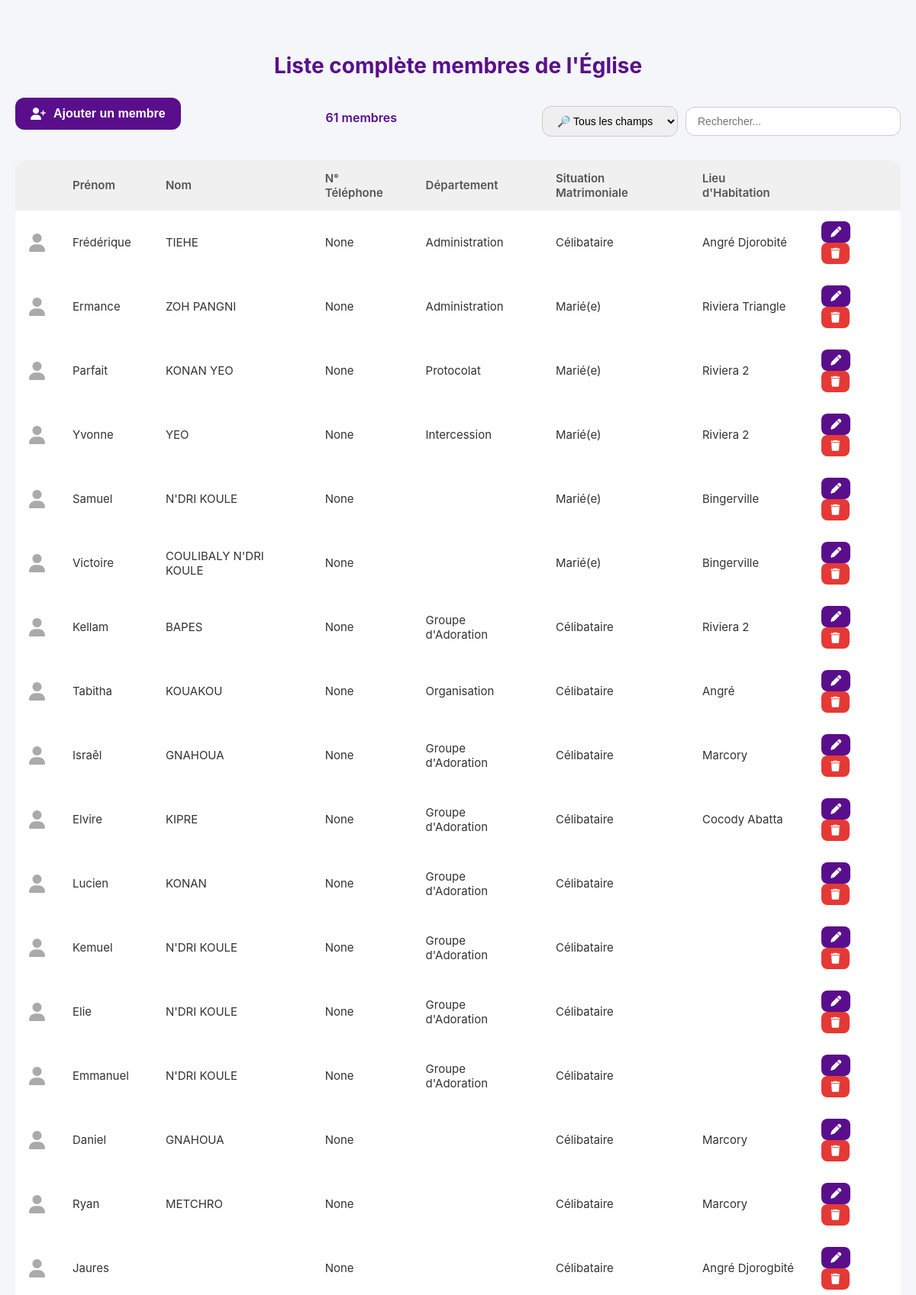
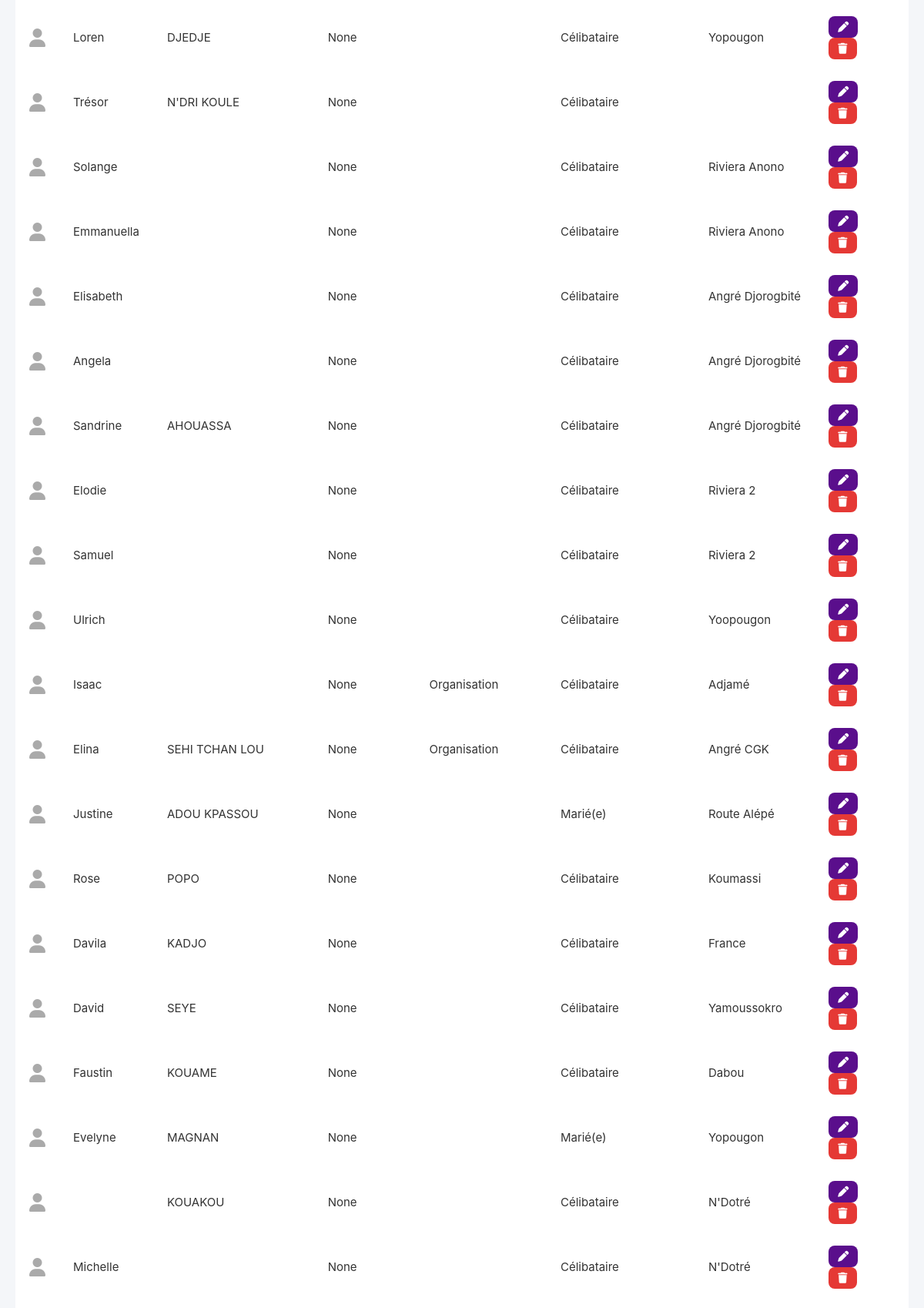
Screenshot of /full_members_list (signed in, upper part) with the database file from the repository (2 pictures, top to bottom).
### models.py (models this page shows)
class Member(db.Model):
    id = db.Column(db.Integer, primary_key=True)
    first_name = db.Column(db.String(100), nullable=False)
    last_name = db.Column(db.String(100), nullable=False)
    phone = db.Column(db.String(20))
    place = db.Column(db.String(100))
    department = db.Column(db.String(100))
    marital_status = db.Column(db.String(50))

### app.py (the view)
@app.route("/full_members_list")
@login_required
def full_members_list():
    members = Member.query.all()
    return render_template("full_members_list.html",members=members)

### app.py (called while the page is built)
@login_manager.user_loader
def load_user(user_id):
    return User.query.get(int(user_id))

### templates/full_members_list.html (shortened to what this page needs)
<!DOCTYPE html>
<html lang="fr">
<head>
  <link rel="stylesheet" href="https://cdnjs.cloudflare.com/ajax/libs/font-awesome/6.5.2/css/all.min.css">
</head>
<body>
  <div class="container">
    <h1>Liste complète membres de l'Église</h1>
<div style="display: flex; justify-content: space-between; align-items: center; margin-bottom: 20px; flex-wrap: wrap; gap: 10px;">
  <button id="openModal" class="btn-add">
    <i class="fa-solid fa-user-plus"></i> Ajouter un membre
  </button>
<div id="memberCount" style="text-align: right; margin-bottom: 10px; font-weight: 600; color: #5a0e8c;">
</div>
  <div style="display: flex; gap: 10px; align-items: center;">
    <select id="searchCategory" style="padding: 10px 15px; border-radius: 12px; border: 1px solid #ccc; font-size: 14px;">
      <option value="all">🔎 Tous les champs</option>
    </select>
    <input type="text" id="searchInput" placeholder="Rechercher..."
           style="padding: 10px 15px; border-radius: 12px; border: 1px solid #ccc; font-size: 14px; width: 250px;">
  </div>
</div>
    <div class="table-responsive">
      <table>
        <thead>
          <tr>
            <th></th>
            <th>Prénom</th>
            <th>Nom</th>
            <th>N° Téléphone</th>
            <th>Département</th>
            <th>Situation Matrimoniale</th>
            <th>Lieu d'Habitation</th>
            <th></th>
          </tr>
        </thead>
        <tbody id="membersTable">
          {% for m in members %}
          <tr>
            <td><i class="fa-solid fa-user"></i></td>
            <td>{{ m.first_name }}</td>
            <td>{{ m.last_name }}</td>
            <td>{{ m.phone }}</td>
            <td>{{ m.department }}</td>
            <td>{{ m.marital_status }}</td>
            <td>{{ m.place }}</td>
            <td>
              <button class="btn btn-primary edit-btn"
                      data-id="{{ m.id }}"
                      data-first="{{ m.first_name }}"
                      data-last="{{ m.last_name }}"
                      data-phone="{{ m.phone }}"
                      data-place="{{ m.place }}"
                      data-department="{{ m.department }}"
                      data-status="{{ m.marital_status }}">
                <i class="fa-solid fa-pen"></i>
              </button>
              <button class="btn btn-danger delete-btn" data-id="{{ m.id }}">
                <i class="fa-solid fa-trash"></i>
              </button>
            </td>
          </tr>
          {% endfor %}
        </tbody>
      </table>
    </div>
  </div>
</body>
</html>

### templates/full_members_list.html (style rules this page uses)
body { font-family: 'Inter', Arial, sans-serif; background: #f4f6f9; margin: 0; padding: 0; color: #333; }
.container { max-width: 1200px; margin: 30px auto; padding: 20px; }
h1 { text-align: center; color: #5a0e8c; font-weight: 700; font-size: 28px; margin-bottom: 25px; }
.btn-add { background: #5a0e8c; color: #fff; border: none; padding: 12px 20px; border-radius: 12px; font-size: 16px; font-weight: 600; cursor: pointer; display: inline-flex; align-items: center; gap: 10px; transition: all 0.3s ease; margin-bottom: 20px; }
.table-responsive { overflow-x: auto; }
table { width: 100%; border-collapse: separate; border-spacing: 0; background: #fff; border-radius: 15px; overflow: hidden; box-shadow: 0 8px 20px rgba(0,0,0,0.08); }
th, td { padding: 14px 18px; text-align: left; font-size: 15px; }
th { background: #f0f0f0; font-weight: 600; color: #555; }
td i.fa-user { font-size: 24px; color: #aaa; display: flex; justify-content: center; align-items: center; }
.btn { border: none; padding: 6px 12px; border-radius: 8px; cursor: pointer; font-size: 14px; transition: all 0.3s ease; }
.btn-primary { background: #5a0e8c; color: #fff; }
.btn-danger { background: #e53935; color: #fff; }
td .btn { display: inline-block; margin-right: 6px; vertical-align: middle; }

### rows the page displays
Member: first_name "Frédérique", last_name "TIEHE", phone "None", department "Administration", marital_status "Célibataire", place "Angré Djorobité"
Member: first_name "Ermance", last_name "ZOH PANGNI", phone "None", department "Administration", marital_status "Marié(e)", place "Riviera Triangle"
Member: first_name "Parfait", last_name "KONAN YEO", phone "None", department "Protocolat", marital_status "Marié(e)", place "Riviera 2"
Member: first_name "Yvonne", last_name "YEO", phone "None", department "Intercession", marital_status "Marié(e)", place "Riviera 2"
Member: first_name "Samuel", last_name "N'DRI KOULE", phone "None", marital_status "Marié(e)", place "Bingerville"
Member: first_name "Victoire", last_name "COULIBALY N'DRI KOULE", phone "None", marital_status "Marié(e)", place "Bingerville"
Member: first_name "Kellam", last_name "BAPES", phone "None", department "Groupe d'Adoration", marital_status "Célibataire", place "Riviera 2"
Member: first_name "Tabitha", last_name "KOUAKOU", phone "None", department "Organisation", marital_status "Célibataire", place "Angré"
Member: first_name "Israêl", last_name "GNAHOUA", phone "None", department "Groupe d'Adoration", marital_status "Célibataire", place "Marcory"
Member: first_name "Elvire", last_name "KIPRE", phone "None", department "Groupe d'Adoration", marital_status "Célibataire", place "Cocody Abatta"
Member: first_name "Lucien", last_name "KONAN", phone "None", department "Groupe d'Adoration", marital_status "Célibataire"
Member: first_name "Kemuel", last_name "N'DRI KOULE", phone "None", department "Groupe d'Adoration", marital_status "Célibataire"
Member: first_name "Elie", last_name "N'DRI KOULE", phone "None", department "Groupe d'Adoration", marital_status "Célibataire"
Member: first_name "Emmanuel", last_name "N'DRI KOULE", phone "None", department "Groupe d'Adoration", marital_status "Célibataire"
Member: first_name "Daniel", last_name "GNAHOUA", phone "None", marital_status "Célibataire", place "Marcory"
Member: first_name "Ryan", last_name "METCHRO", phone "None", marital_status "Célibataire", place "Marcory"
Member: first_name "Jaures", phone "None", marital_status "Célibataire", place "Angré Djorogbité"
Member: first_name "Loren", last_name "DJEDJE", phone "None", marital_status "Célibataire", place "Yopougon"
Member: first_name "Trésor", last_name "N'DRI KOULE", phone "None", marital_status "Célibataire"
Member: first_name "Solange", phone "None", marital_status "Célibataire", place "Riviera Anono"
Member: first_name "Emmanuella", phone "None", marital_status "Célibataire", place "Riviera Anono"
Member: first_name "Elisabeth", phone "None", marital_status "Célibataire", place "Angré Djorogbité"
Member: first_name "Angela", phone "None", marital_status "Célibataire", place "Angré Djorogbité"
Member: first_name "Sandrine", last_name "AHOUASSA", phone "None", marital_status "Célibataire", place "Angré Djorogbité"
Member: first_name "Elodie", phone "None", marital_status "Célibataire", place "Riviera 2"
Member: first_name "Samuel", phone "None", marital_status "Célibataire", place "Riviera 2"
Member: first_name "Ulrich", phone "None", marital_status "Célibataire", place "Yoopougon"
Member: first_name "Isaac", phone "None", department "Organisation", marital_status "Célibataire", place "Adjamé"
Member: first_name "Elina", last_name "SEHI TCHAN LOU", phone "None", department "Organisation", marital_status "Célibataire", place "Angré CGK"
Member: first_name "Justine", last_name "ADOU KPASSOU", phone "None", marital_status "Marié(e)", place "Route Alépé"
Member: first_name "Rose", last_name "POPO", phone "None", marital_status "Célibataire", place "Koumassi"
Member: first_name "Davila", last_name "KADJO", phone "None", marital_status "Célibataire", place "France"
Member: first_name "David", last_name "SEYE", phone "None", marital_status "Célibataire", place "Yamoussokro"
Member: first_name "Faustin", last_name "KOUAME", phone "None", marital_status "Célibataire", place "Dabou"
Member: first_name "Evelyne", last_name "MAGNAN", phone "None", marital_status "Marié(e)", place "Yopougon"
Member: last_name "KOUAKOU", phone "None", marital_status "Célibataire", place "N'Dotré"
Member: first_name "Michelle", phone "None", marital_status "Célibataire", place "N'Dotré"
